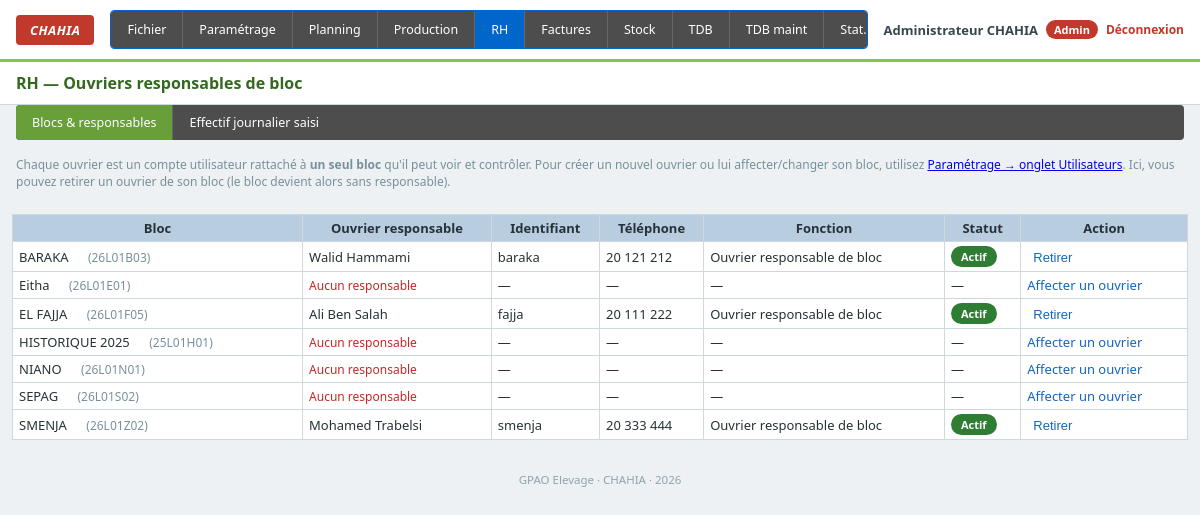
Page /RH.php (signed in) on the committed database.
### tables this page shows
CREATE TABLE utilisateurs (
    id                  INT AUTO_INCREMENT PRIMARY KEY,
    nom_utilisateur     VARCHAR(50) NOT NULL,
    mot_de_passe_hash   VARCHAR(255) NOT NULL,
    nom_complet         VARCHAR(100) NOT NULL,
    telephone           VARCHAR(30) NULL,
    email               VARCHAR(150) NULL,
    fonction            VARCHAR(60) NULL DEFAULT 'Ouvrier responsable de bloc',
    role                ENUM('admin','utilisateur') NOT NULL DEFAULT 'utilisateur',
    bloc_id             INT NULL,
    actif               TINYINT(1) NOT NULL DEFAULT 1,
    UNIQUE KEY uk_nom_utilisateur (nom_utilisateur),
    UNIQUE KEY uk_bloc_id (bloc_id),
    FOREIGN KEY (bloc_id) REFERENCES blocs(id) ON DELETE SET NULL
);

CREATE TABLE blocs (
    id                     INT AUTO_INCREMENT PRIMARY KEY,
    exercice               INT NOT NULL,
    speculation            VARCHAR(30) DEFAULT 'Pondeuse',
    nom                    VARCHAR(100) NOT NULL,
    lot_code               VARCHAR(30)  NOT NULL,
    superficie             INT DEFAULT 0,
    effectif_entree        INT DEFAULT 0,
    date_debut_nettoyage   DATE NULL,
    date_entree_effectif   DATE NULL,
    date_cloture           DATE NULL,
    etat                   VARCHAR(20) DEFAULT 'EN COURS',
    valide                 TINYINT(1) DEFAULT 0,
    UNIQUE KEY uk_lot_code (lot_code)
);

### includes/auth.php (called while the page is built, shortened)
<?php
function utilisateurConnecte(): ?array
{
    return $_SESSION['user'] ?? null;
}
function estConnecte(): bool
{
    return isset($_SESSION['user']);
}
function estAdmin(): bool
{
    return estConnecte() && $_SESSION['user']['role'] === 'admin';
}

### functions.php (called while the page is built, shortened)
<?php
function getBlocsAvecResponsable(PDO $pdo): array
{
    return $pdo->query("
        SELECT bl.*, u.id AS utilisateur_id, u.nom_complet AS responsable_nom,
               u.nom_utilisateur AS responsable_login, u.telephone AS responsable_tel,
               u.fonction AS responsable_fonction, u.actif AS responsable_actif
        FROM blocs bl
        LEFT JOIN utilisateurs u ON u.bloc_id = bl.id AND u.role = 'utilisateur'
        ORDER BY bl.nom
    ")->fetchAll();
}

### RH.php (the view, shortened to what this page needs)
<?php
require_once 'config.php';
require_once 'includes/auth.php';
require_once 'functions.php';
$activePage = 'rh';
if (estAdmin()) {
    $blocsAvecResponsable = getBlocsAvecResponsable($pdo);
}
require_once 'includes/header.php';
?>
<div class="page-header"><h1>RH<?= estAdmin() ? ' — Ouvriers responsables de bloc' : ' — Mon bloc' ?></h1></div>
<div class="sub-nav">
    <ul>
        <li><a href="#tab-responsables" data-tab="tab-responsables"><?= estAdmin() ? 'Blocs & responsables' : 'Mon bloc' ?></a></li>
        <li><a href="#tab-effectif" data-tab="tab-effectif">Effectif journalier saisi</a></li>
    </ul>
</div>
<div id="tab-responsables" class="tab-panel">
<?php if (estAdmin()): ?>
<p class="hint">
    Chaque ouvrier est un compte utilisateur rattaché à <b>un seul bloc</b> qu'il peut voir et contrôler.
    Pour créer un nouvel ouvrier ou lui affecter/changer son bloc, utilisez
    <a href="parametre.php">Paramétrage → onglet Utilisateurs</a>. Ici, vous pouvez retirer un ouvrier
    de son bloc (le bloc devient alors sans responsable).
</p>
<div class="table-wrapper">
<table class="tdb">
<thead><tr><th>Bloc</th><th>Ouvrier responsable</th><th>Identifiant</th><th>Téléphone</th><th>Fonction</th><th>Statut</th><th>Action</th></tr></thead>
<tbody>
<?php foreach ($blocsAvecResponsable as $b): ?>
    <tr>
        <td><?= htmlspecialchars($b['nom']) ?> <span class="hint">(<?= htmlspecialchars($b['lot_code']) ?>)</span></td>
        <td><?= $b['utilisateur_id'] ? htmlspecialchars($b['responsable_nom']) : '<span class="hint-error">Aucun responsable</span>' ?></td>
        <td><?= $b['utilisateur_id'] ? htmlspecialchars($b['responsable_login']) : '—' ?></td>
        <td><?= htmlspecialchars($b['responsable_tel'] ?? '—') ?></td>
        <td><?= htmlspecialchars($b['responsable_fonction'] ?? '—') ?></td>
        <td><?php if ($b['utilisateur_id']): ?>
                <?= $b['responsable_actif'] ? '<span class="badge badge-validee">Actif</span>' : '<span class="badge badge-annulee">Inactif</span>' ?>
            <?php else: ?>—<?php endif; ?>
        </td>
        <td>
            <?php if ($b['utilisateur_id']): ?>
            <form method="post" class="form-inline-compact" onsubmit="return confirm('Retirer cet ouvrier du bloc ?');">
                <button type="submit" class="btn-edit">Retirer</button>
            </form>
            <?php else: ?>
                <a href="parametre.php" class="btn-edit">Affecter un ouvrier</a>
            <?php endif; ?>
        </td>
    </tr>
<?php endforeach; ?>
</tbody>
</table>
</div>
<?php endif; ?>
</div>
<?php require_once 'includes/footer.php'; ?>

### includes/header.php (shortened to what this page needs)
<?php
$activePage = $activePage ?? '';
$user = utilisateurConnecte();
$isAdmin = $user && $user['role'] === 'admin';
$navAdmin = [
    ['fichier',       'fichier.php',       'Fichier'],
    ['parametre',     'parametre.php',     'Paramétrage'],
    ['planning',      'planning.php',      'Planning'],
    ['production',    'production.php',    'Production'],
    ['rh',            'RH.php',            'RH'],
    ['facture',       'facture.php',       'Factures'],
    ['stock',         'stock.php',         'Stock'],
    ['tdb',           'TDB.php',           'TDB'],
    ['tdb_maint',     'TDB_maint.php',     'TDB maint'],
    ['stats_simple',  'stat_simple.php',   'Stat. simple'],
    ['stats_detail',  'stat_detail.php',   'Stat. détaillée'],
    ['historique',    'historique.php',    'Historique'],
    ['edition',       'edition.php',       'Reporting'],
];
$navUtilisateur = [
    ['tdb',           'TDB.php',           'Mon TDB'],
    ['production',    'production.php',    'Production'],
    ['rh',            'RH.php',            'RH'],
    ['stats_simple',  'stat_simple.php',   'Stat. simple'],
    ['stats_detail',  'stat_detail.php',   'Stat. détaillée'],
    ['facture',       'facture.php',       'Factures'],
    ['stock',         'stock.php',         'Stock'],
    ['historique',    'historique.php',    'Historique'],
    ['edition',       'edition.php',       'Reporting'],
];
$navItems = $isAdmin ? $navAdmin : $navUtilisateur;
?>
<!DOCTYPE html>
<html lang="fr">
<head>
<link rel="stylesheet" href="assets/style.css?v=<?= @filemtime(__DIR__ . '/../assets/style.css') ?: time() ?>">
</head>
<body>
<div class="topbar">
    <div class="logo-box">CHAHIA</div>
    <div class="nav-bar nav-bar-<?= $isAdmin ? 'admin' : 'user' ?>">
    <ul>
      <?php foreach ($navItems as [$key, $href, $label]): ?>
        <li><a href="<?= $href ?>" class="<?= $activePage === $key ? 'active' : '' ?>"><?= htmlspecialchars($label) ?></a></li>
      <?php endforeach; ?>
    </ul>
    </div>
    <?php if ($user): ?>
    <div class="user-box">
        <span class="user-name"><?= htmlspecialchars($user['nom_complet']) ?></span>
        <span class="user-role role-<?= $user['role'] ?>"><?= $isAdmin ? 'Admin' : 'Utilisateur' ?></span>
        <a href="logout.php" class="btn-logout">Déconnexion</a>
    </div>
    <?php endif; ?>
</div>

### includes/footer.php (shortened to what this page needs)
<footer class="app-footer">GPAO Elevage &middot; CHAHIA &middot; <?= date('Y') ?></footer>
</body>
</html>

### assets/style.css (style rules this page uses)
:root { --vert: #8bc34a; --vert-fonce: #689f38; --bleu-entete: #b8cde0; --bleu-sous-entete: #d6e4ef; --bleu-total-centre: #a9c9e0; --bleu-total-societe: #7fa9cc; --rouge: #c62828; --vert-positif: #2e7d32; --gris-bord: #cfd8dc; --gris-ligne-alt: #f7f9fa; }
* { box-sizing: border-box; }
body { font-family: 'Segoe UI', Tahoma, Arial, sans-serif; margin: 0; background: #eef1f3; color: #263238; font-size: 13px; }
.topbar { display: flex; align-items: center; gap: 16px; background: #fff; padding: 10px 16px; border-bottom: 3px solid var(--vert); flex-wrap: wrap; }
.logo-box { background: #c0392b; color: #fff; font-weight: 800; font-style: italic; padding: 6px 14px; border-radius: 4px; letter-spacing: 0.5px; }
.nav-bar { flex: 1; background: #4d4d4d; border-radius: 4px; overflow-x: auto; }
.nav-bar ul { list-style: none; display: flex; margin: 0; padding: 0; }
.nav-bar ul li { border-right: 1px solid #666; }
.nav-bar ul li a { display: block; padding: 10px 16px; color: #fff; text-decoration: none; font-size: 12.5px; white-space: nowrap; transition: 0.2s; }
.nav-bar ul li a.active { background: #0066cc; }
.nav-bar-admin { border: 1px solid #0066cc; }
.nav-bar-admin ul li a.active { background: #0066cc; }
.user-box { display: flex; align-items: center; gap: 8px; white-space: nowrap; }
.user-name { font-weight: 600; color: #37474f; }
.user-role { font-size: 11px; padding: 2px 8px; border-radius: 10px; font-weight: 700; color: #fff; }
.user-role.role-admin { background: #c0392b; }
.btn-logout { color: #c0392b; text-decoration: none; font-weight: 600; font-size: 12px; }
.page-header { display: flex; align-items: center; justify-content: space-between; flex-wrap: wrap; gap: 10px; background: #fff; padding: 10px 16px; border-bottom: 1px solid var(--gris-bord); }
.page-header h1 { font-size: 16px; margin: 0; color: #33691e; }
.table-wrapper { overflow-x: auto; padding: 12px; }
table.tdb { border-collapse: collapse; width: 100%; min-width: 900px; background: #fff; }
table.tdb th, table.tdb td { border: 1px solid var(--gris-bord); padding: 4px 6px; text-align: left; white-space: nowrap; }
table.tdb thead tr th { background: var(--bleu-entete); text-align: center; font-weight: 700; }
.btn-edit { text-decoration: none; color: #1565c0; font-size: 13px; background: none; border: none; cursor: pointer; }
.form-inline-compact { display: inline-block; }
.hint { padding: 0 16px; color: #78909c; font-size: 12px; }
.hint-error { color: var(--rouge); font-size: 12px; margin-top: 6px; }
.badge { display: inline-block; padding: 3px 10px; border-radius: 12px; font-size: 11px; font-weight: 700; color: #fff; }
.badge-validee { background: #2e7d32; }
.app-footer { text-align: center; color: #90a4ae; font-size: 11.5px; padding: 20px; }
.sub-nav { background: #4d4d4d; border-radius: 4px; margin: 0 16px 16px; overflow-x: auto; }
.sub-nav ul { list-style: none; display: flex; margin: 0; padding: 0; }
.sub-nav ul li { border-right: 1px solid #666; }
.sub-nav ul li:last-child { border-right: none; }
.sub-nav ul li a { display: block; padding: 9px 16px; color: #fff; text-decoration: none; font-size: 12.5px; white-space: nowrap; cursor: pointer; transition: 0.2s; }
.sub-nav ul li a.active { background: #689f38; }
.tab-panel { display: none; }
.tab-panel.active { display: block; }

### rows in the picture
utilisateurs: bloc.nom "BARAKA", bloc.lot_code "26L01B03", nom_complet "Walid Hammami", nom_utilisateur "baraka", telephone "20 121 212", fonction "Ouvrier responsable de bloc", actif "Actif"
blocs: nom "Eitha", lot_code "26L01E01", shows "Aucun responsable", responsable_tel "—", responsable_fonction "—", shows "Affecter un ouvrier"
utilisateurs: bloc.nom "EL FAJJA", bloc.lot_code "26L01F05", nom_complet "Ali Ben Salah", nom_utilisateur "fajja", telephone "20 111 222", fonction "Ouvrier responsable de bloc", actif "Actif"
blocs: nom "HISTORIQUE 2025", lot_code "25L01H01", shows "Aucun responsable", responsable_tel "—", responsable_fonction "—", shows "Affecter un ouvrier"
blocs: nom "NIANO", lot_code "26L01N01", shows "Aucun responsable", responsable_tel "—", responsable_fonction "—", shows "Affecter un ouvrier"
blocs: nom "SEPAG", lot_code "26L01S02", shows "Aucun responsable", responsable_tel "—", responsable_fonction "—", shows "Affecter un ouvrier"
utilisateurs: bloc.nom "SMENJA", bloc.lot_code "26L01Z02", nom_complet "Mohamed Trabelsi", nom_utilisateur "smenja", telephone "20 333 444", fonction "Ouvrier responsable de bloc", actif "Actif"

### other values in the picture
$label "Fichier"
$label "Paramétrage"
$label "Planning"
$label "Production"
$label "RH"
$label "Factures"
$label "Stock"
$label "TDB"
$label "TDB maint"
$label "Stat.…"
$user['nom_complet'] "Administrateur CHAHIA"
